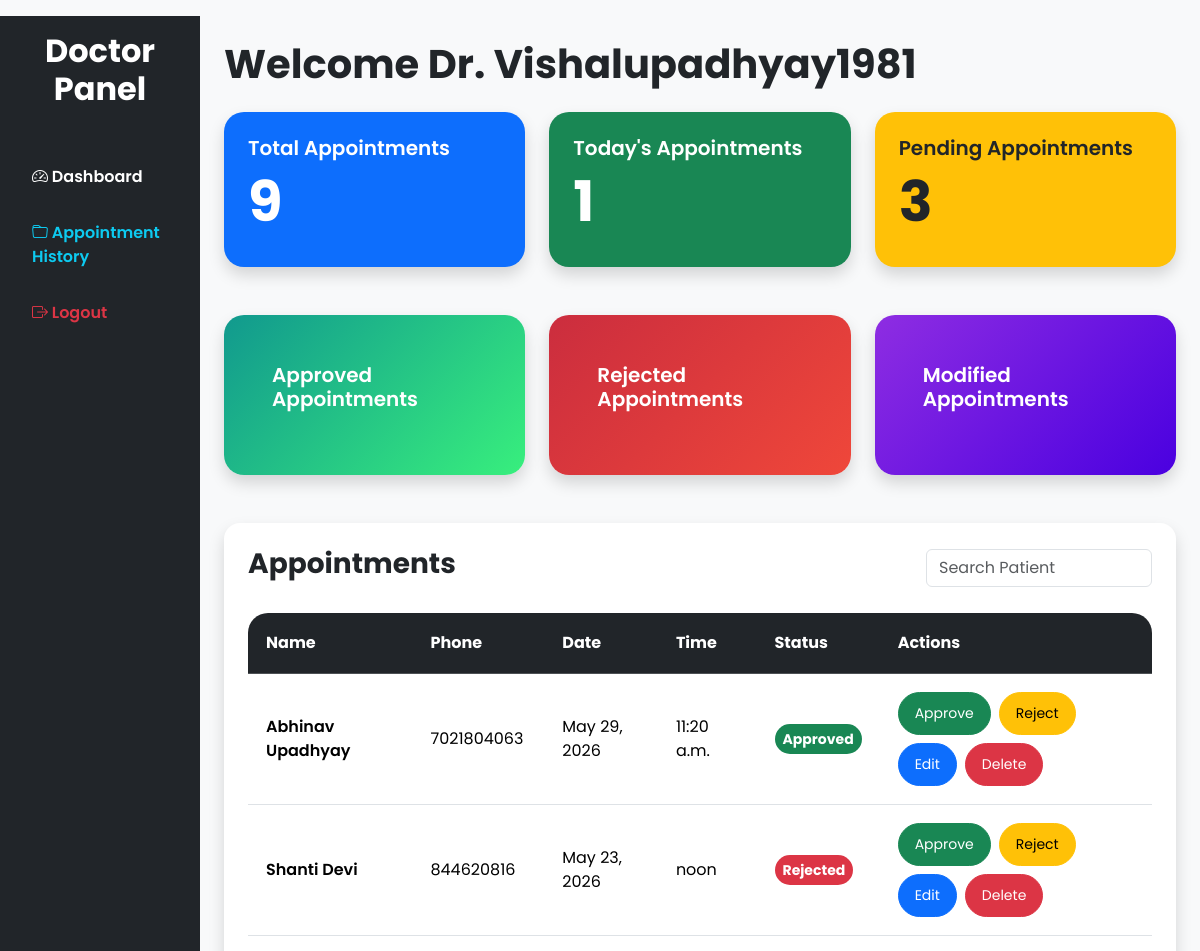
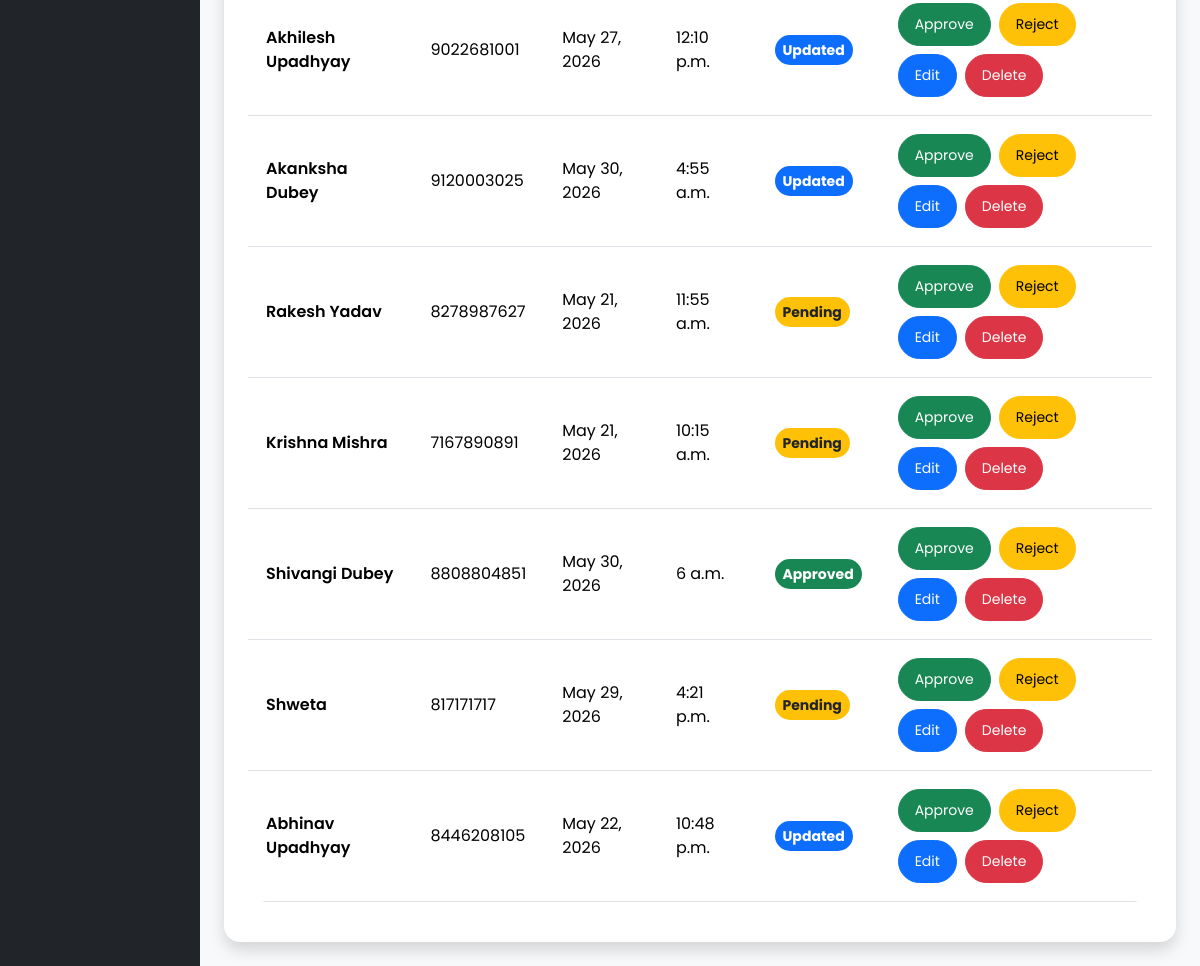
The page /dashboard/ (signed in) on the database its author committed (2 pictures, top to bottom).
### appointments/models.py (models this page shows, shortened)
class Appointment(models.Model):
    patient_name = models.CharField(max_length=100)
    phone = models.CharField(max_length=15)
    email = models.EmailField()
    age = models.IntegerField()
    gender = models.CharField(max_length=10)
    problem = models.TextField()
    appointment_date = models.DateField()
    appointment_time = models.TimeField()
    status = models.CharField(
    max_length=20,
    default='Pending'
                   )
    created_at = models.DateTimeField(auto_now_add=True)
    reason = models.TextField(
    blank=True,
    null=True
)

### users/views.py (the view)
# urls.py: path('dashboard/', dashboard, name='dashboard'),
@login_required
def dashboard(request):
    appointments = Appointment.objects.all().order_by('-created_at')
    total_appointments = appointments.count()
    today_appointments = Appointment.objects.filter(
        appointment_date=date.today()
    ).count()
    pending_appointments = Appointment.objects.filter(
    status='Pending').count()
    context = {
    'appointments': appointments,
    'total_appointments': total_appointments,
    'today_appointments': today_appointments,
    'pending_appointments': pending_appointments,
}
    return render(request, 'dashboard.html', context)

### templates/dashboard.html (shortened to what this page needs)
{% extends 'base.html' %}
{% block content %}
<div class="container-fluid">
    <div class="row">
        <div class="col-md-2 bg-dark text-white min-vh-100 p-3">
            <h2 class="text-center fw-bold mb-5">
                Doctor Panel
            </h2>
            <ul class="nav flex-column">
                <li class="nav-item mb-3">
                    <a href="/dashboard/"
                       class="nav-link text-white fw-semibold">
                       <i class="bi bi-speedometer2"></i>
                       Dashboard
                    </a>
                </li>
                <li class="nav-item mb-3">
                    <a href="/appointments/records/"
                       class="nav-link text-info fw-semibold">
                       <i class="bi bi-folder"></i>
                       Appointment History
                    </a>
                </li>
                <li class="nav-item mb-3">
                    <a href="/logout/"
                       class="nav-link text-danger fw-semibold">
                       <i class="bi bi-box-arrow-right"></i>
                       Logout
                    </a>
                </li>
            </ul>
        </div>
        <div class="col-md-10 p-4">
            <h1 class="fw-bold mb-4">
                Welcome Dr. {{ user.username }}
            </h1>
            <div class="row g-4">
                <div class="col-md-4">
                    <div class="card shadow border-0 bg-primary text-white p-4"
                         onclick="filterAppointments('all')"
                         style="cursor:pointer; border-radius:20px;">
                        <h5 class="fw-semibold">
                            Total Appointments
                        </h5>
                        <h1 class="display-4 fw-bold">
                            {{ total_appointments }}
                        </h1>
                    </div>
                </div>
                <div class="col-md-4">
                    <div class="card shadow border-0 bg-success text-white p-4"
                         onclick="filterAppointments('today')"
                         style="cursor:pointer; border-radius:20px;">
                        <h5 class="fw-semibold">
                            Today's Appointments
                        </h5>
                        <h1 class="display-4 fw-bold">
                            {{ today_appointments }}
                        </h1>
                    </div>
                </div>
                <div class="col-md-4">
                    <div class="card shadow border-0 bg-warning text-dark p-4"
                         onclick="filterAppointments('Pending')"
                         style="cursor:pointer; border-radius:20px;">
                        <h5 class="fw-semibold">
                            Pending Appointments
                        </h5>
                        <h1 class="display-4 fw-bold">
                            {{ pending_appointments }}
                        </h1>
                    </div>
                </div>
            </div>
            <div class="row g-4 mt-4">
                <div class="col-md-4">
                    <div class="card shadow border-0 text-white p-5 h-100"
                         onclick="filterAppointments('Approved')"
                         style="
                            background: linear-gradient(135deg,#11998e,#38ef7d);
                            cursor:pointer;
                            border-radius:20px;
                         ">
                        <h5 class="fw-semibold">
                            Approved Appointments
                        </h5>
                    </div>
                </div>
                <div class="col-md-4">
                    <div class="card shadow border-0 text-white p-5 h-100"
                         onclick="filterAppointments('Rejected')"
                         style="
                            background: linear-gradient(135deg,#cb2d3e,#ef473a);
                            cursor:pointer;
                            border-radius:20px;
                         ">
                        <h5 class="fw-semibold">
                            Rejected Appointments
                        </h5>
                    </div>
                </div>
                <div class="col-md-4">
                    <div class="card shadow border-0 text-white p-5 h-100"
                         onclick="filterAppointments('Updated')"
                         style="
                            background: linear-gradient(135deg,#8E2DE2,#4A00E0);
                            cursor:pointer;
                            border-radius:20px;
                         ">
                        <h5 class="fw-semibold">
                            Modified Appointments
                        </h5>
                    </div>
                </div>
            </div>
            <div class="card shadow border-0 rounded-4 mt-5 p-4">
                <div class="d-flex justify-content-between align-items-center flex-wrap">
                    <h3 class="fw-bold">
                        Appointments
                    </h3>
                    <input type="text"
                           id="searchInput"
                           class="form-control w-25"
                           placeholder="Search Patient">
                </div>
                <div class="table-responsive mt-4">
                    <table class="table table-hover align-middle"
                           id="appointmentTable">
                        <thead class="table-dark">
                            <tr>
                                <th>Name</th>
                                <th>Phone</th>
                                <th>Date</th>
                                <th>Time</th>
                                <th>Status</th>
                                <th>Actions</th>
                            </tr>
                        </thead>
                        <tbody>
                            {% for appointment in appointments %}
                            <tr class="appointment-row"
                                data-status="{{ appointment.status }}"
                                data-date="{{ appointment.appointment_date|date:'Y-m-d' }}">
                                <td class="fw-semibold">
                                    {{ appointment.patient_name }}
                                </td>
                                <td>
                                    {{ appointment.phone }}
                                </td>
                                <td>
                                    {{ appointment.appointment_date }}
                                </td>
                                <td>
                                    {{ appointment.appointment_time }}
                                </td>
                                <td>
                                    {% if appointment.status == 'Approved' %}
                                    <span class="badge bg-success p-2">
                                        Approved
                                    </span>
                                    {% elif appointment.status == 'Rejected' %}
                                    <span class="badge bg-danger p-2">
                                        Rejected
                                    </span>
                                    {% elif appointment.status == 'Updated' %}
                                    <span class="badge bg-primary p-2">
                                        Updated
                                    </span>
                                    {% else %}
                                    <span class="badge bg-warning text-dark p-2">
                                        Pending
                                    </span>
                                    {% endif %}
                                </td>
                                <td>
    <div class="d-flex gap-2 flex-wrap">
        <a href="/appointments/approve/{{ appointment.id }}/"
           class="btn btn-success btn-sm rounded-pill px-3">
           Approve
        </a>
        <button
            type="button"
            class="btn btn-warning btn-sm rounded-pill px-3"
            onclick="event.stopPropagation(); rejectAppointment('{{ appointment.id }}')">
            Reject
        </button>
        <a href="/appointments/edit/{{ appointment.id }}/"
           class="btn btn-primary btn-sm rounded-pill px-3">
           Edit
        </a>
        <a href="/appointments/delete/{{ appointment.id }}/"
           class="btn btn-danger btn-sm rounded-pill px-3">
           Delete
        </a>
    </div>
</td>
                            </tr>
                            {% endfor %}
                        </tbody>
                    </table>
                </div>
            </div>
        </div>
    </div>
</div>
{% endblock %}

### static/css/style.css (style rules this page uses)
body { font-family: 'Poppins', sans-serif; background: #f8f9fa; }
.btn { border-radius: 30px; }
.nav-link { font-weight: 500; transition: 0.3s; }
.btn { border-radius: 40px; padding: 10px 25px; }
.table { background: white; border-radius: 20px; overflow: hidden; }
.table th { padding: 18px; }
.table td { padding: 18px; vertical-align: middle; }
.badge { padding: 10px 16px; border-radius: 30px; font-size: 14px; }

### rows shown on the page
Appointment: patient_name "Abhinav Upadhyay", phone "7021804063", appointment_date "May 29, 2026", appointment_time "11:20 a.m.", status "Approved"
Appointment: patient_name "Shanti Devi", phone "844620816", appointment_date "May 23, 2026", appointment_time "noon", status "Rejected"
Appointment: patient_name "Akhilesh Upadhyay", phone "9022681001", appointment_date "May 27, 2026", appointment_time "12:10 p.m.", status "Updated"
Appointment: patient_name "Akanksha Dubey", phone "9120003025", appointment_date "May 30, 2026", appointment_time "4:55 a.m.", status "Updated"
Appointment: patient_name "Rakesh Yadav", phone "8278987627", appointment_date "May 21, 2026", appointment_time "11:55 a.m.", status "Pending"
Appointment: patient_name "Krishna Mishra", phone "7167890891", appointment_date "May 21, 2026", appointment_time "10:15 a.m.", status "Pending"
Appointment: patient_name "Shivangi Dubey", phone "8808804851", appointment_date "May 30, 2026", appointment_time "6 a.m.", status "Approved"
Appointment: patient_name "Shweta", phone "817171717", appointment_date "May 29, 2026", appointment_time "4:21 p.m.", status "Pending"
Appointment: patient_name "Abhinav Upadhyay", phone "8446208105", appointment_date "May 22, 2026", appointment_time "10:48 p.m.", status "Updated"

### other values the page prints
{{ user.username }} "Vishalupadhyay1981"
{{ total_appointments }} "9"
{{ today_appointments }} "1"
{{ pending_appointments }} "3"
